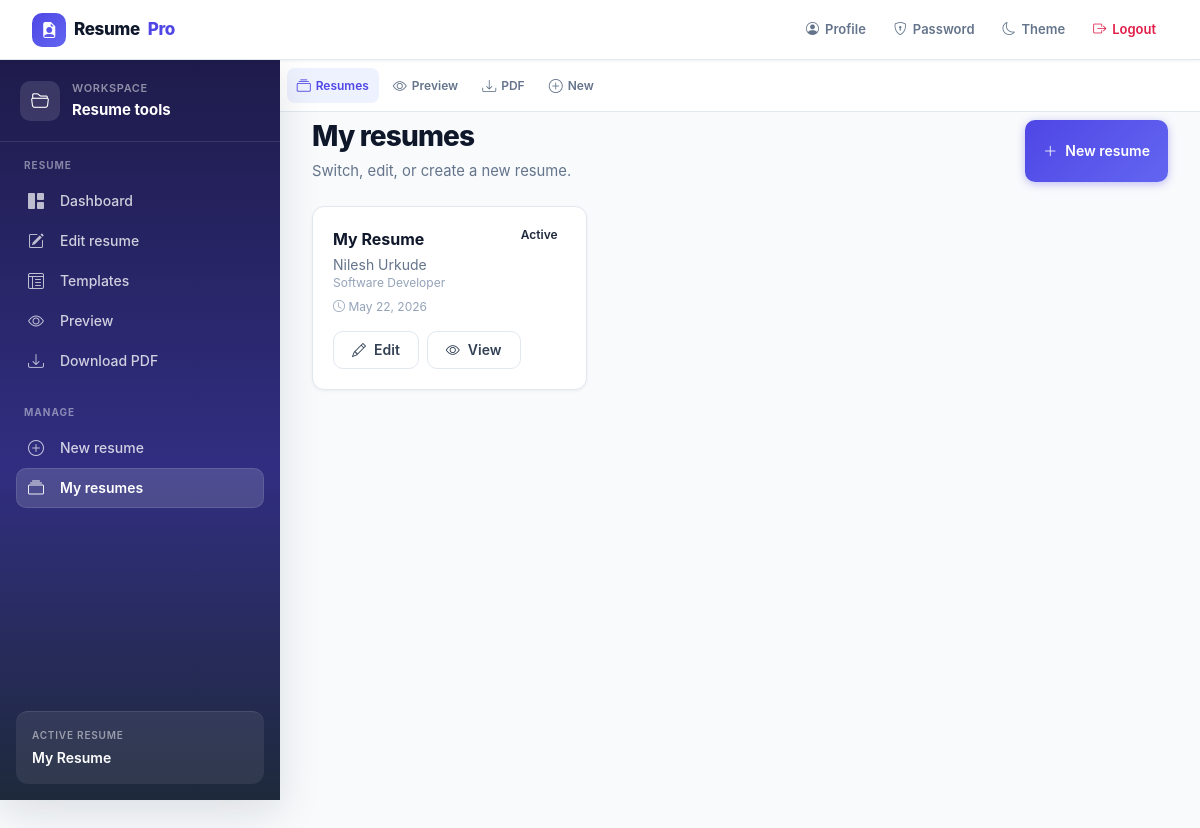
The page /my-resumes/ (signed in) on the database as committed earlier.
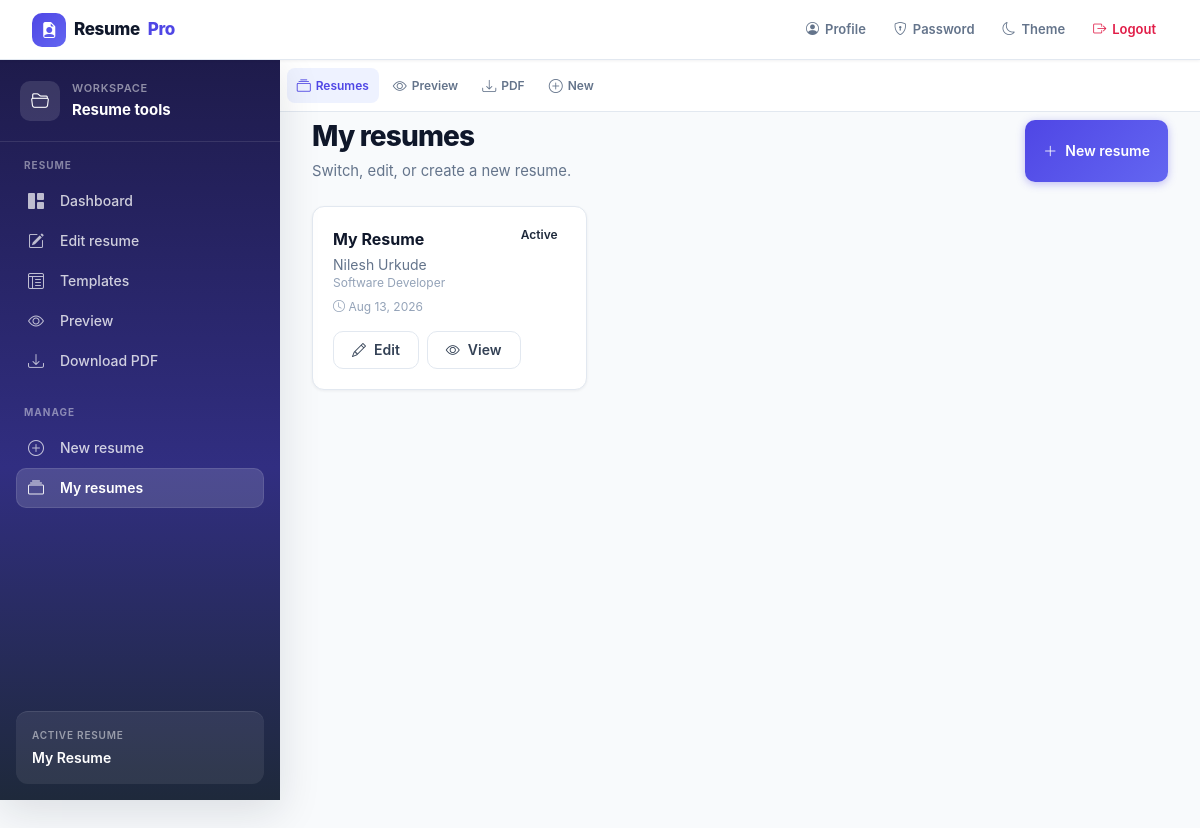
The same page on the database as committed later.
### resumes/models.py (models this page shows, shortened)
class Resume(models.Model):
    user = models.ForeignKey(User, on_delete=models.CASCADE, related_name='resumes')
    slug = models.UUIDField(default=uuid.uuid4, unique=True, editable=False)
    resume_name = models.CharField(max_length=100, default='My Resume')
    is_public = models.BooleanField(default=False)
    share_password = models.CharField(max_length=128, blank=True)
    share_expires_at = models.DateTimeField(blank=True, null=True)
    photo = models.ImageField(upload_to='photos/', blank=True, null=True)
    preferred_template = models.CharField(max_length=3, choices=TEMPLATE_CHOICES, default='t1')
    accent_color = models.CharField(max_length=7, default='#4f46e5')
    font_family = models.CharField(max_length=50, choices=FONT_CHOICES, default='Arial')
    title = models.CharField(max_length=100)
    full_name = models.CharField(max_length=100)
    email = models.EmailField()
    phone = models.CharField(max_length=15)
    summary = models.TextField(blank=True)
    github = models.URLField(blank=True, default='')
    linkedin = models.URLField(blank=True, default='')
    created_at = models.DateTimeField(default=timezone.now)
    updated_at = models.DateTimeField(auto_now=True)
    class Meta:
        ordering = ['-updated_at']

### resumes/views.py (the view)
# urls.py: path('my-resumes/', views.my_resumes, name='my_resumes'),
@login_required
def my_resumes(request):
    resumes = Resume.objects.filter(user=request.user)
    active = get_user_resume(request)
    return render(request, 'resumes/my_resumes.html', {
        'resumes': resumes,
        'active_resume': active,
    })

### resumes/context_processors.py (called while the page is built)
def navigation(request):
    if not request.user.is_authenticated:
        return {}
    resume = get_user_resume(request)
    return {
        'active_resume': resume,
        'active_template': normalize_template(resume.preferred_template) if resume else 't1',
    }

### resumes/utils.py (called while the page is built)
def normalize_template(template):
    return template if template in VALID_TEMPLATES else 't1'

def get_user_resume(request, resume_id=None):
    qs = Resume.objects.filter(user=request.user)
    if resume_id:
        return qs.filter(pk=resume_id).first()
    active = request.session.get('active_resume_id')
    if active:
        resume = qs.filter(pk=active).first()
        if resume:
            return resume
    return qs.first()

### templates/resumes/my_resumes.html (shortened to what this page needs)
{% extends 'base.html' %}
{% block content %}
<div class="page-header mb-6 flex flex-wrap items-end justify-between gap-4">
    <div>
        <h1 class="text-slate-900 dark:text-white">My resumes</h1>
        <p>Switch, edit, or create a new resume.</p>
    </div>
    <a href="{% url 'new_resume' %}" class="btn-primary inline-flex items-center gap-2"><i class="bi bi-plus-lg"></i> New resume</a>
</div>
<div class="grid gap-4 sm:grid-cols-2 lg:grid-cols-3">
    {% for r in resumes %}
    <article class="card card-hover p-5 {% if active_resume and active_resume.pk == r.pk %}ring-2 ring-brand-500{% endif %}">
        <div class="flex items-start justify-between gap-2">
            <h2 class="font-bold text-slate-900 dark:text-white">{{ r.resume_name }}</h2>
            {% if active_resume and active_resume.pk == r.pk %}
            <span class="rounded-full bg-brand-100 px-2 py-0.5 text-xs font-semibold text-brand-700 dark:bg-brand-950 dark:text-brand-300">Active</span>
            {% endif %}
        </div>
        <p class="mt-1 text-sm text-slate-500">{{ r.full_name }}</p>
        <p class="text-xs text-slate-400">{{ r.title }}</p>
        <p class="mt-2 text-xs text-slate-400"><i class="bi bi-clock"></i> {{ r.updated_at|date:"M j, Y" }}</p>
        <div class="mt-4 flex flex-wrap gap-2">
            <a href="{% url 'edit_resume' r.pk %}" class="btn-secondary !py-1.5 !px-3 text-xs"><i class="bi bi-pencil"></i> Edit</a>
            <a href="{% url 'view_resume' r.pk r.preferred_template %}" class="btn-secondary !py-1.5 !px-3 text-xs"><i class="bi bi-eye"></i> View</a>
        </div>
    </article>
    {% empty %}
    <div class="card col-span-full p-12 text-center">
        <i class="bi bi-folder2-open text-4xl text-slate-400"></i>
        <p class="mt-4 text-slate-500">No resumes yet.</p>
        <a href="{% url 'new_resume' %}" class="btn-primary mt-4 inline-flex items-center gap-2"><i class="bi bi-plus-lg"></i> Create resume</a>
    </div>
    {% endfor %}
</div>
{% endblock %}

### templates/base.html (shortened to what this page needs)
{% load static %}
<!DOCTYPE html>
<html lang="en" class="h-full">
<head>
    <link rel="stylesheet" href="{% static 'css/tailwind.css' %}">
    <link rel="stylesheet" href="{% static 'css/app.css' %}">
    <link rel="stylesheet" href="https://cdn.jsdelivr.net/npm/bootstrap-icons@1.11.3/font/bootstrap-icons.min.css">
</head>
<body class="min-h-full font-sans text-slate-800 antialiased dark:text-slate-200{% if user.is_authenticated %} has-sidebar{% endif %}">
{% include 'includes/topbar.html' %}
{% if user.is_authenticated %}
{% include 'includes/sidebar.html' %}
{% include 'includes/mobile_resume_nav.html' %}
{% endif %}
<div class="site-shell">
    <main class="site-main">
        {% block content %}{% endblock %}
    </main>
</div>
</body>
</html>

### templates/includes/topbar.html (shortened to what this page needs)
<header class="site-header no-print sticky top-0 z-50 w-full">
    <div class="site-header-inner">
        <div class="site-header-left">
            <a href="{% if user.is_authenticated %}{% url 'dashboard' %}{% else %}{% url 'home' %}{% endif %}" class="site-brand">
                <span class="site-brand-icon"><i class="bi bi-file-earmark-person-fill"></i></span>
                Resume<span class="site-brand-accent">Pro</span>
            </a>
        </div>
        <nav class="site-header-nav" aria-label="Account">
            {% if user.is_authenticated %}
            <a href="{% url 'profile' %}" class="header-link {% if request.resolver_match.url_name == 'profile' %}header-link-active{% endif %}" title="Profile">
                <i class="bi bi-person-circle"></i><span>Profile</span>
            </a>
            <a href="{% url 'password_change' %}" class="header-link {% if request.resolver_match.url_name == 'password_change' %}header-link-active{% endif %}" title="Password">
                <i class="bi bi-shield-lock"></i><span>Password</span>
            </a>
            <button type="button" onclick="toggleTheme()" class="header-link header-link-btn" aria-label="Toggle theme">
                <i class="bi bi-moon dark:hidden"></i><span>Theme</span>
            </button>
            <a href="{% url 'logout' %}" class="header-link header-link-logout" title="Logout">
                <i class="bi bi-box-arrow-right"></i><span>Logout</span>
            </a>
            {% endif %}
        </nav>
    </div>
</header>

### templates/includes/sidebar.html (shortened to what this page needs)
<aside id="app-sidebar" class="app-sidebar no-print" aria-label="Resume navigation">
    <div class="sidebar-header">
        <div class="sidebar-header-icon"><i class="bi bi-folder2-open"></i></div>
        <div class="sidebar-header-text">
            <p class="sidebar-header-label">Workspace</p>
            <p class="sidebar-header-title">Resume tools</p>
        </div>
    </div>
    <nav class="sidebar-nav">
        <div class="sidebar-section">
            <p class="nav-label">Resume</p>
            <ul>
                <li><a href="{% url 'dashboard' %}" class="sidebar-link {% if request.resolver_match.url_name == 'dashboard' %}sidebar-link-active{% endif %}"><i class="bi bi-grid-1x2-fill"></i> Dashboard</a></li>
                <li><a href="{% url 'create_resume' %}" class="sidebar-link "><i class="bi bi-pencil-square"></i> Edit resume</a></li>
                <li><a href="{% url 'template_gallery' %}" class="sidebar-link {% if request.resolver_match.url_name == 'template_gallery' %}sidebar-link-active{% endif %}"><i class="bi bi-layout-text-window-reverse"></i> Templates</a></li>
                {% if active_resume %}
                <li><a href="{% url 'view_resume' active_resume.pk active_template %}" class="sidebar-link {% if request.resolver_match.url_name == 'view_resume' %}sidebar-link-active{% endif %}"><i class="bi bi-eye"></i> Preview</a></li>
                <li><a href="{% url 'download_pdf' active_resume.pk active_template %}" class="sidebar-link"><i class="bi bi-download"></i> Download PDF</a></li>
                {% endif %}
            </ul>
        </div>
        <div class="sidebar-section">
            <p class="nav-label">Manage</p>
            <ul>
                <li><a href="{% url 'new_resume' %}" class="sidebar-link {% if request.resolver_match.url_name == 'new_resume' %}sidebar-link-active{% endif %}"><i class="bi bi-plus-circle"></i> New resume</a></li>
                <li><a href="{% url 'my_resumes' %}" class="sidebar-link {% if request.resolver_match.url_name == 'my_resumes' %}sidebar-link-active{% endif %}"><i class="bi bi-collection"></i> My resumes</a></li>
            </ul>
        </div>
    </nav>
    {% if active_resume %}
    <div class="sidebar-footer">
        <p class="sidebar-footer-label">Active resume</p>
        <p class="sidebar-footer-name">{{ active_resume.resume_name }}</p>
    </div>
    {% endif %}
</aside>

### templates/includes/mobile_resume_nav.html (shortened to what this page needs)
<nav class="mobile-resume-nav no-print lg:hidden" aria-label="Resume navigation">
    <a href="{% url 'dashboard' %}" class="mobile-nav-link {% if request.resolver_match.url_name == 'dashboard' %}mobile-nav-link-active{% endif %}"><i class="bi bi-grid-1x2-fill"></i> Dashboard</a>
    <a href="{% url 'create_resume' %}" class="mobile-nav-link "><i class="bi bi-pencil-square"></i> </a>
    <a href="{% url 'template_gallery' %}" class="mobile-nav-link {% if request.resolver_match.url_name == 'template_gallery' %}mobile-nav-link-active{% endif %}"><i class="bi bi-layout-text-window-reverse"></i> Templates</a>
    <a href="{% url 'my_resumes' %}" class="mobile-nav-link {% if request.resolver_match.url_name == 'my_resumes' %}mobile-nav-link-active{% endif %}"><i class="bi bi-collection"></i> Resumes</a>
    {% if active_resume %}
    <a href="{% url 'view_resume' active_resume.pk active_template %}" class="mobile-nav-link {% if request.resolver_match.url_name == 'view_resume' %}mobile-nav-link-active{% endif %}"><i class="bi bi-eye"></i> Preview</a>
    <a href="{% url 'download_pdf' active_resume.pk active_template %}" class="mobile-nav-link"><i class="bi bi-download"></i> PDF</a>
    {% endif %}
    <a href="{% url 'new_resume' %}" class="mobile-nav-link {% if request.resolver_match.url_name == 'new_resume' %}mobile-nav-link-active{% endif %}"><i class="bi bi-plus-circle"></i> New</a>
</nav>

Rows that differ between the two databases and show on the page:
changed Resume "My Resume": updated_at "May 22, 2026" → "Aug 13, 2026"
